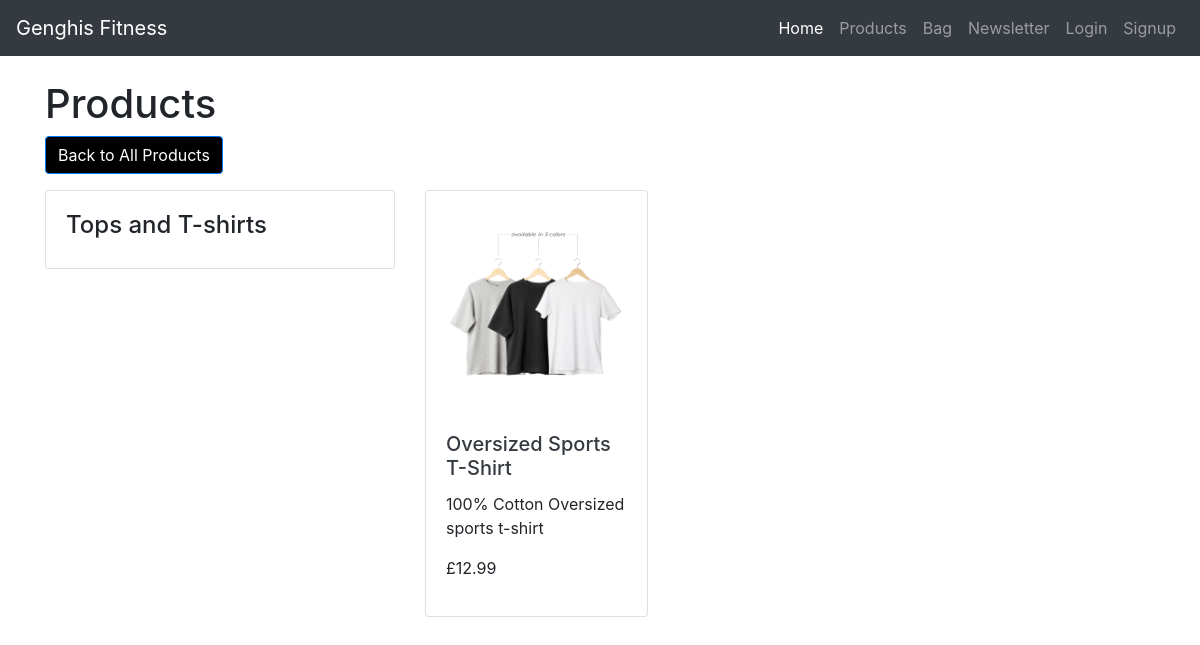
The page /products/category/tops/ on the database its author committed.
### products/models.py (models this page shows, shortened)
class Category(models.Model):
    class Meta:
        verbose_name_plural = 'Categories'
    name = models.CharField(max_length=100)
    slug = AutoSlugField(populate_from='name', unique=True)

class Product(models.Model):
    name = models.CharField(max_length=100)
    description = models.TextField()
    price = models.DecimalField(max_digits=10, decimal_places=2)
    image = models.ImageField(upload_to='products/')
    created_at = models.DateTimeField(auto_now_add=True)
    category = models.ForeignKey('Category', on_delete=models.CASCADE, related_name='products')
    has_sizes = models.BooleanField(default=False, null=True, blank=True)

### products/views.py (the view)
# urls.py: path('category/<slug:slug>/', category_view, name='category_view'),
def category_view(request, slug):
    category = get_object_or_404(Category, slug=slug)
    products = Product.objects.filter(category=category)
    context = {
        'category': category,
        'products': products
    }
    return render(request, 'products/products.html', context)

### context/bag_processor.py (called while the page is built, shortened)
def bag_contents(request):
    bag_items = []
    total = 0
    product_count = 0
    bag = request.session.get('bag', {})
    context = {
        'bag_items': bag_items,
        'total': total,
        'product_count': product_count,
        'grand_total': total,
    }
    return context

### products/templates/products/products.html (shortened to what this page needs)
{% extends "base.html" %}
{% load static %}
{% block content %}
<div class="container">
    <h1 class="mt-4">Products</h1>
    {% if category %}
    <a href="{% url 'products:product_list' %}" class="btn btn-primary mb-3">Back to  All Products</a>
    {% endif %}
    <div class="row">
        <div class="col-md-4">
            <div class="card mb-4">
                <div class="card-body">
                    {% if category %}
                    <h4>{{ category.name }}</h4>
                    {% endif %}
                </div>
            </div>
        </div>
        <div class="col-md-8">
            <div class="row row-cols-1 row-cols-md-2 row-cols-lg-3 g-4">
                {% for product in products %}
                <div class="col">
                    <div class="card h-100">
                        <a href="{% url 'products:product_detail' product.pk %}">
                            <img src="{{ product.image.url }}" class="card-img-top" alt="Product Image">
                        </a>
                        <div class="card-body">
                            <h5 class="card-title">
                                <a href="{% url 'products:product_detail' product.pk %}" class="text-dark">{{ product.name|title }}</a>
                            </h5>
                            <p class="card-text">{{ product.description }}</p>
                            <p class="card-price">£{{ product.price }}</p>
                        </div>
                    </div>
                </div>
                {% endfor %}
            </div>
        </div>
    </div>
</div>
{% endblock %}

### static/css/base.css (style rules this page uses)
body, html { height: 100%; margin: 0; padding: 0; }
.btn-primary { background-color: black; color: white; }

### rows shown on the page
Category: name "Tops and T-shirts"
Product: image (picture), name "Oversized Sports T-Shirt", description "100% Cotton Oversized sports t-shirt", price "12.99"
